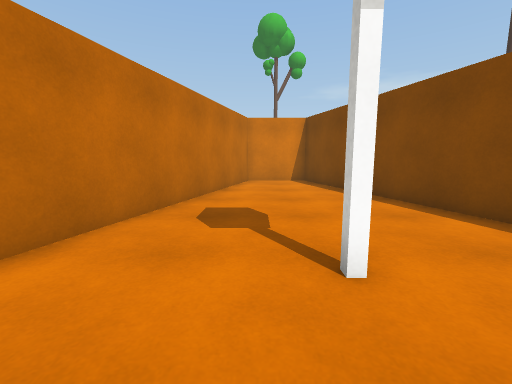
view 1 (above)

14 first-person views from a walk through a scene from a Unity 3-D project. The camera is 1.2 m above the floor, tilts 8° down and sees 90° across. The floor is counted in squares, 1 m on a side. Each view is taken from the middle of a square. On the plan, view 1 faces up. The plan holds only what a view shows up to about 12 squares ahead; the rest is blank. The place goes on beyond the plan. Surface patterns are stand-ins for the level's own textures.

view 2
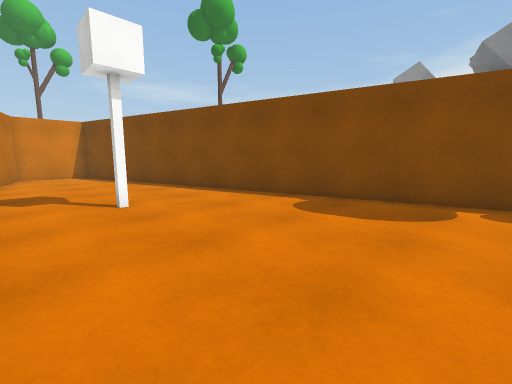

view 3
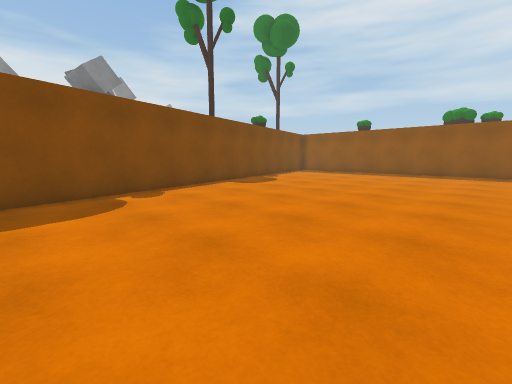

view 4
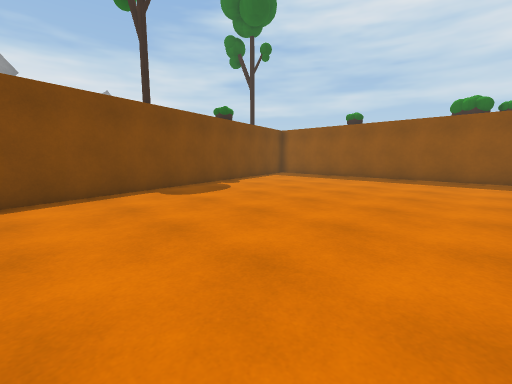

view 5
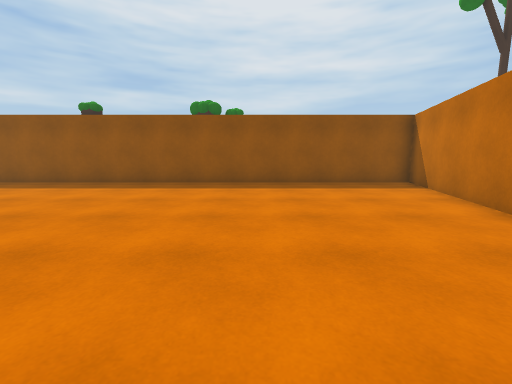

view 6
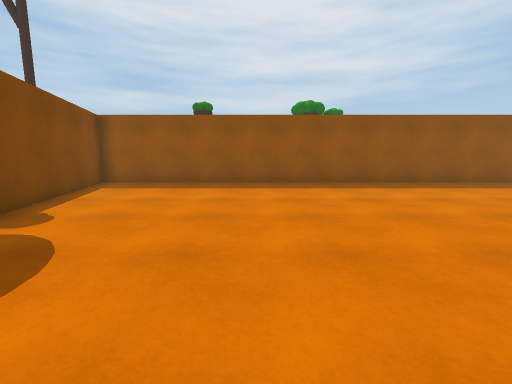

view 7
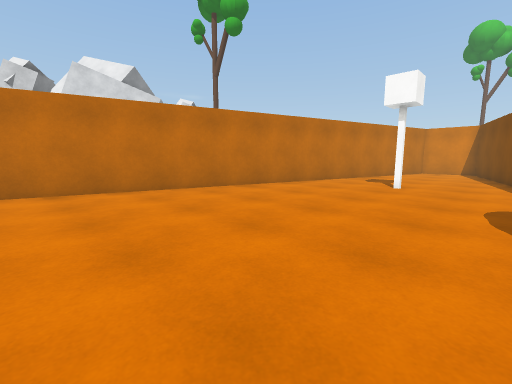

view 8
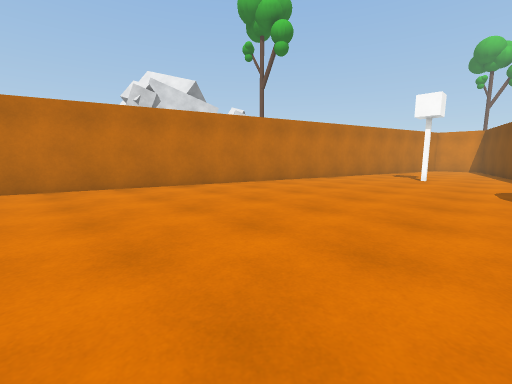

view 9
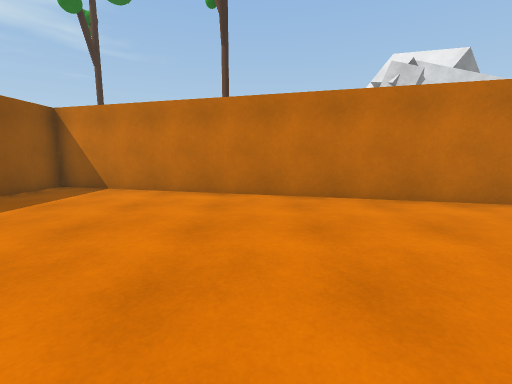

view 10
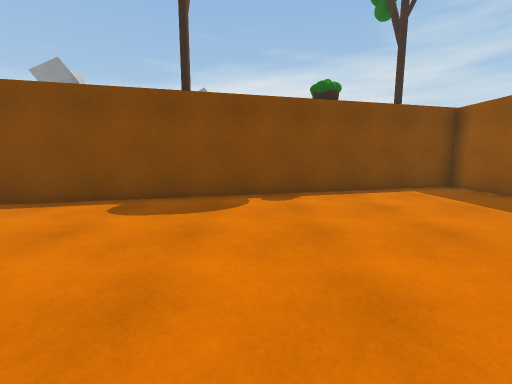

view 11
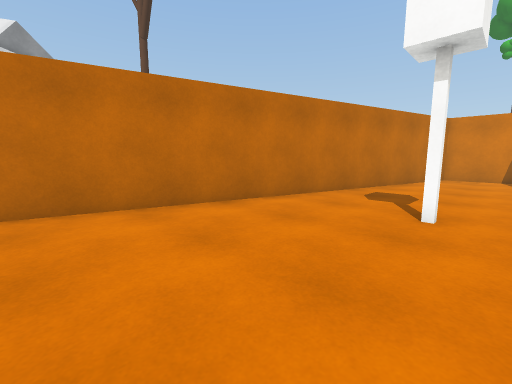

view 12
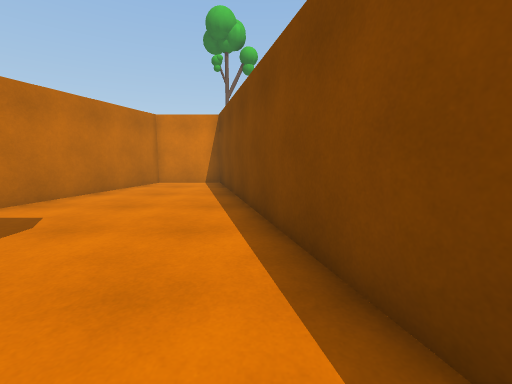

view 13
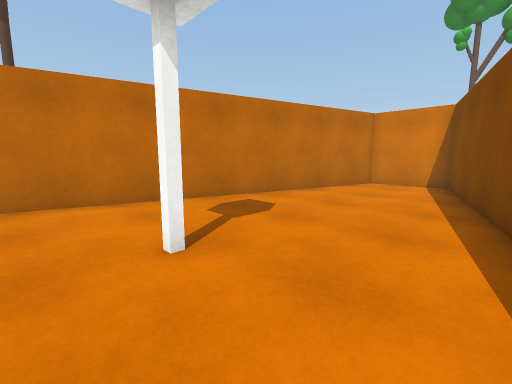

view 14
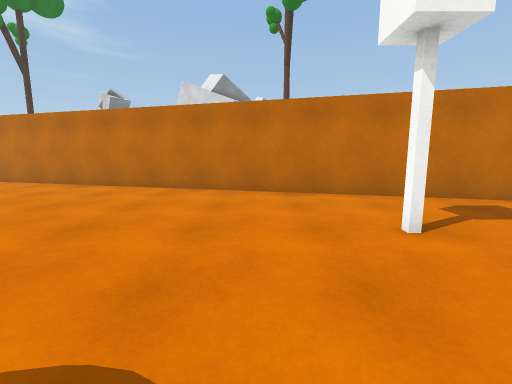

### Floor plan
Points are (right, up) in squares from view 1. A wall is a line through its corners. A room is listed if a view was taken in it or the views show most of it. See-through windows are left out.
Room 1 (views 1, 2, 3, 4, 5, 6, 7, 8, 9, 10, 11, 12, 13, 14)
walls: (-9, -19.6) (11, -19.6) (2.4, 12.6) (-0.4, 12.6) (-9, -19.6)
objects: other object (1, 3)

Where each view was taken, in squares from view 1:
view 1: 0 up, 0 right, facing up
view 2: 4 down, 1 left, facing up-right
view 3: 1 down, 2 left, facing down-right
view 4: 5 down, 1 left, facing down-right
view 5: 8 down, 2 left, facing down
view 6: 8 down, 4 right, facing down
view 7: 8 down, 4 right, facing up-left
view 8: 12 down, 4 right, facing up-left
view 9: 12 down, 1 right, facing left
view 10: 12 down, 1 right, facing right
view 11: 3 down, 2 right, facing up-left
view 12: 1 up, 4 right, facing up
view 13: 1 up, 4 right, facing up-left
view 14: 0 up, 5 right, facing left
